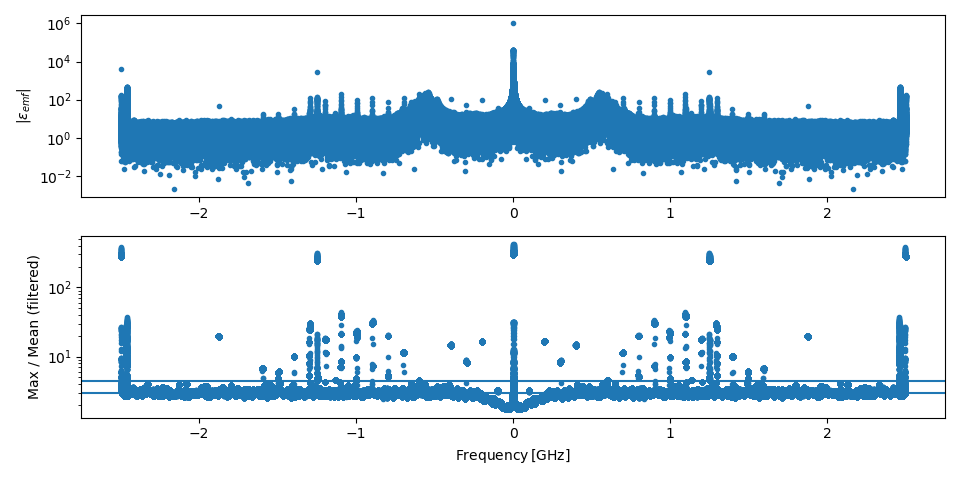

Recreate this plot in Python.
from read_lapd import read_lapd_data
# from toolbox import bdot
from bdot_calib import bint_fft
import numpy as np
from scipy import constants as const
from scipy import fft
import time
from scipy.ndimage import maximum_filter1d, uniform_filter1d
import matplotlib.pyplot as plt

datapath = '/data/BAPSF_Data/Energetic_Electron_Ring/jul2021/'
filename = datapath + \
        '04-bfield-p25-plane-He-1kG-uwave-l5ms-mirror-min-305G.hdf5'
savepath = './'
# read data of one channel in one shot and one location
data = read_lapd_data(filename, rchan=[1], rshot=[4], xrange=[20], yrange=[8])

# fft
n0 = data['data'].shape[0]
nfast = 2**(int(np.log2(n0-1))+1)
emf_fft = fft.fft(data['data'], n=nfast, axis=0)
emf_fft = np.squeeze(emf_fft)

emf_max = maximum_filter1d(np.abs(emf_fft), size=1000, mode='wrap')
emf_mean = uniform_filter1d(np.abs(emf_fft), size=1000, mode='wrap')
emf_ratio_median = np.median(emf_max / emf_mean)
emf_ratio_mean = np.mean(emf_max / emf_mean)
print('median(emf_max / emf_mean) = {}'.format(emf_ratio_median))
print('mean(emf_max / emf_mean) = {}'.format(emf_ratio_mean))

# plt.style.use('dark_background')

fig, axs = plt.subplots(2, 1, figsize=[9.6,4.8])

freq = fft.fftfreq(nfast, d=data['dt'][0])

ax = axs[0]
ax.semilogy(freq/1e9, np.abs(emf_fft), '.')
ax.set_ylabel(r'$\vert \varepsilon_{emf} \vert$')

ax = axs[1]
ax.semilogy(freq/1e9, emf_max/emf_mean, '.')
ax.axhline(y=emf_ratio_median)
ax.axhline(y=emf_ratio_mean)
ax.set_xlabel(r'$\mathrm{Frequency}\,[\mathrm{GHz}]$')
ax.set_ylabel('Max / Mean (filtered)')

plt.tight_layout()
plt.savefig(savepath+'tst_rmradio.png')
# plt.close()



def calcRegionBounds(bool_array):
    '''
    Returns the lower and upper bounds of contiguous regions.

    Parameters
    ==========
    bool_array    1-D Binary numpy array
    '''
    assert(bool_array.dtype=='bool')
    idx = np.diff(np.r_[0, bool_array, 0]).nonzero()[0]
    assert(len(idx)%2 == 0)
    return np.reshape(idx, (-1,2))

# index of short pulses
idx = (emf_max / emf_mean) > 4
# calculate bounds of short pulses
ibd = calcRegionBounds(idx)


emf_copy = emf_fft.copy()
for i in range(ibd.shape[0]):
    aux_arr = np.arange(ibd[i,0], ibd[i,1])
    # The first and last chunks are contiguous
    if i == 0 and ibd[0,0] == 0 and ibd[-1,1] == len(emf_fft):
        lwgt = (ibd[0,1] - aux_arr) \
                / (ibd[0,1] + ibd[-1,1] - ibd[-1,0] + 1)
        rwgt = (aux_arr + ibd[-1,1] - ibd[-1,0] + 1) \
                / (ibd[0,1] + ibd[-1,1] - ibd[-1,0] + 1)
        lval = emf_fft[ibd[-1,0]-1]
        rval = emf_fft[ibd[0,1]]
    elif i == ibd.shape[0]-1 and ibd[-1,1] == len(emf_fft) and ibd[0,0] == 0:
        lwgt = (ibd[-1,1] - aux_arr + ibd[0,1]) \
                / (ibd[-1,1] - ibd[-1,0] + ibd[0,1] +1)
        rwgt = (aux_arr - ibd[-1,0] + 1) \
                / (ibd[-1,1] - ibd[-1,0] + ibd[0,1] +1)
        lval = emf_fft[ibd[-1,0]-1]
        rval = emf_fft[ibd[0,1]]
    # Contiguous sections in between
    else:
        lwgt = (ibd[i,1] - aux_arr) / (ibd[i,1] - ibd[i,0] + 1)
        rwgt = (aux_arr - ibd[i,0] + 1) / (ibd[i,1] - ibd[i,0] + 1)
        lval = emf_fft[ibd[i,0]-1]
        rval = emf_fft[ibd[i,1]%len(emf_fft)]
    emf_copy[ibd[i,0]:ibd[i,1]] = lwgt*lval + rwgt*rval



fig, axs = plt.subplots(2, 1, figsize=[9.6,4.8])

freq = fft.fftfreq(nfast, d=data['dt'][0])

ax = axs[0]
ax.semilogy(freq/1e9, np.abs(emf_fft), '.')
ax.semilogy(freq/1e9, np.abs(emf_copy), '.')
ax.set_ylabel(r'$\vert \varepsilon_{emf} \vert$')

ax = axs[1]
ax.semilogy(freq/1e9, emf_max/emf_mean, '.')
ax.axhline(y=emf_ratio_median)
ax.axhline(y=emf_ratio_mean)
ax.set_xlabel(r'$\mathrm{Frequency}\,[\mathrm{GHz}]$')
ax.set_ylabel('Max / Mean (filtered)')

plt.tight_layout()
plt.savefig(savepath+'tst_rmradio2.png')
# plt.close()

# # index of short pulses
# idx = (emf_max / emf_mean) > 4
# idx1 = np.roll(idx, 1)
# # index of start and end of short pulses
# idx_xor = np.logical_xor(idx, idx1)
# # index of start of short pulses
# idx_and1 = np.logical_and(idx, idx_diff)
# idx_and2 = np.logical_and(np.roll(idx, 1), idx_diff)
# # write start and end indices into array
# idx_start = np.zeros_like(idx)
# idx_end = np.zeros_like(idx)
# iidx_start = np.where(idx_and1)[0]
# iidx_end = np.where(idx_and2)[0]
# assert iidx_start.shape[0] == iidx_end.shape[0], \
#         "start and end indices do not form pairs!"
# 
# if iidx_start[0] > iidx_end[0]:
#     offset = 1
# else:
#     offset = 0
# 
# npulse = iidx_start.shape[0]
# nt = idx.shape[0]
# for j in range(npulse):
#     istart = iidx_start[j]
#     iend = iidx_end[(j+offset)%npulse]
#     if istart < iend:
#         idx_start[istart:iend+1] = (istart - 1)%nt
#         idx_end[istart:iend+1] = (iend + 1)%nt

